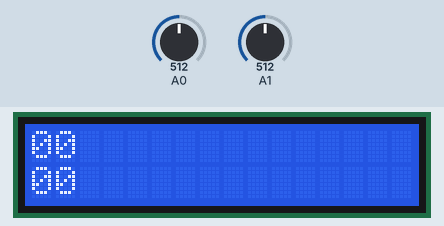
A sketch run on a simulated Arduino Uno, built with avr-gcc and run on an emulated ATmega328P. On the bench: 16×2 character LCD. Inputs (shaded band) come from the test bench; at power-on: A0 = 512, A1 = 512.

Above: at 0.22 s.
At 1.2 s:
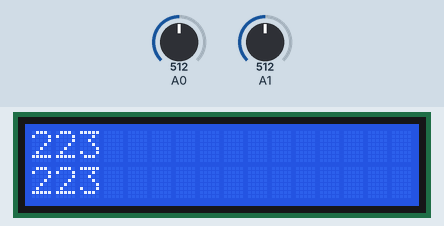
1.3 s: A0 set to 716
At 1.7 s:
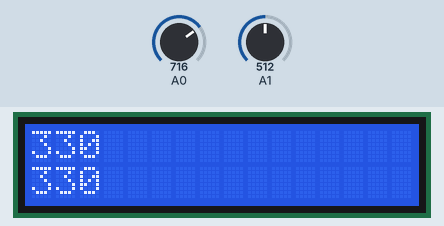
Timing chart, 0 to 4.3 s (numbered marks = the images above; inputs shaded):
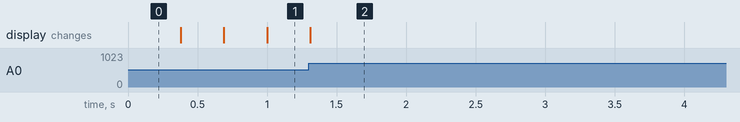

The sketch:

4A_djostik_2.ino
```cpp
#include <LiquidCrystal_I2C.h>
LiquidCrystal_I2C lcd(0x27, 16, 2);

int cnt = 0, cnt_1 = 0, cnt_2 = 0, cnt_3 = 0, cnt_4 = 0;

void setup() {
  Serial.begin(9600);
  lcd.init();
  lcd.backlight();
  pinMode(A0, INPUT), pinMode(A1, INPUT);
}
void loop() {
  int x = analogRead(A0), y = analogRead(A1);
  lcd.setCursor(0, 0), lcd.print(cnt_1);
  lcd.setCursor(0, 7), lcd.print(cnt_2);
  lcd.setCursor(1, 0), lcd.print(cnt_3);
  lcd.setCursor(1, 7), lcd.print(cnt_4);

  if (x >= 0 && x <= 1023 && y == 512) {
    cnt++;
    if (cnt == 4) {
      cnt = 0;
    }
  }
  if (y >= 0 && y <= 1023 && x == 512) {
    if (cnt == 0) {
      cnt_1 += 1;
    }
    if (cnt == 1) {
      cnt_2 += 1;
    }
    if (cnt == 2) {
      cnt_3 += 1;
    }
    if (cnt == 3) {
      cnt_4 += 1;
    }
  }
}
```
